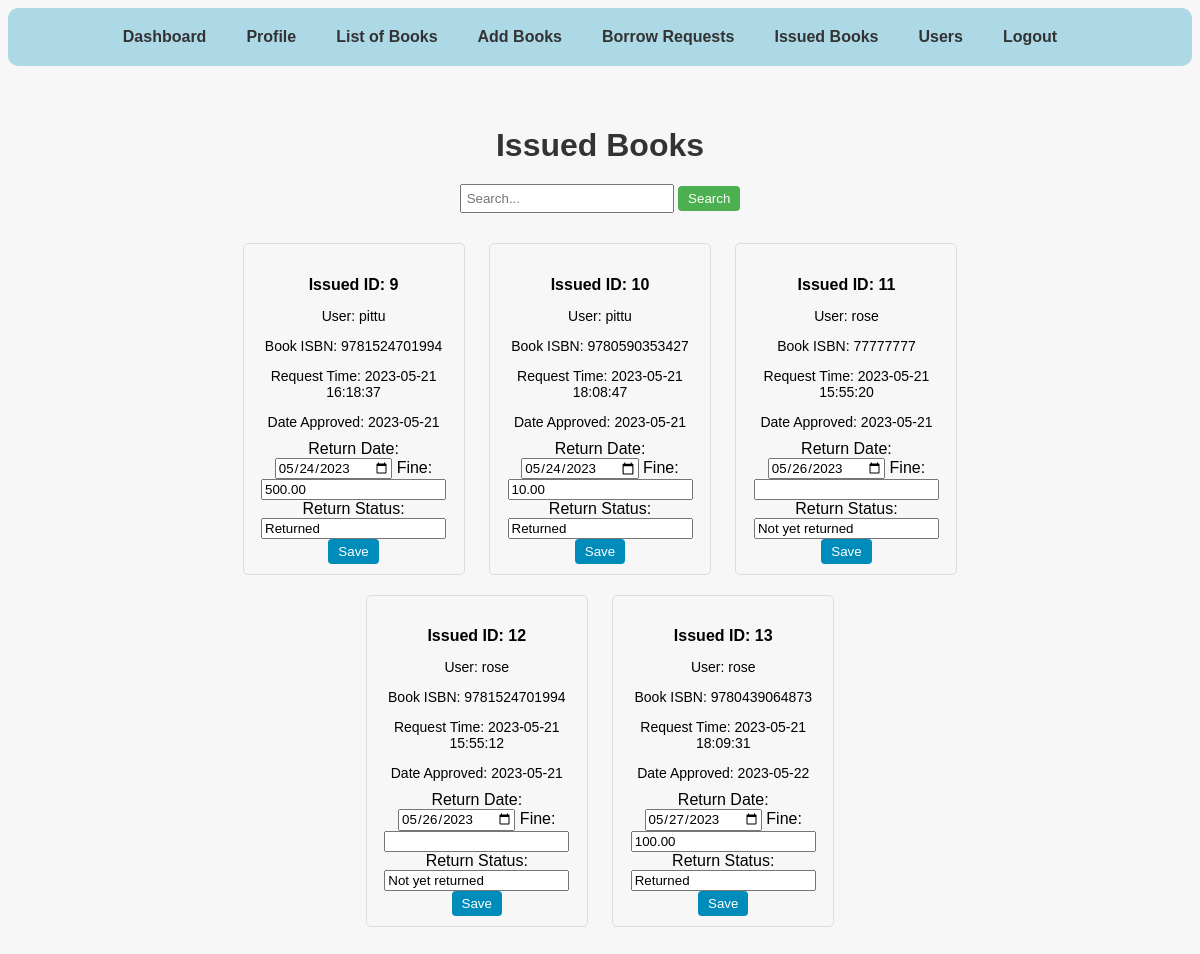
Page /admin/issuedbooks.php (signed in) on the earlier database version.
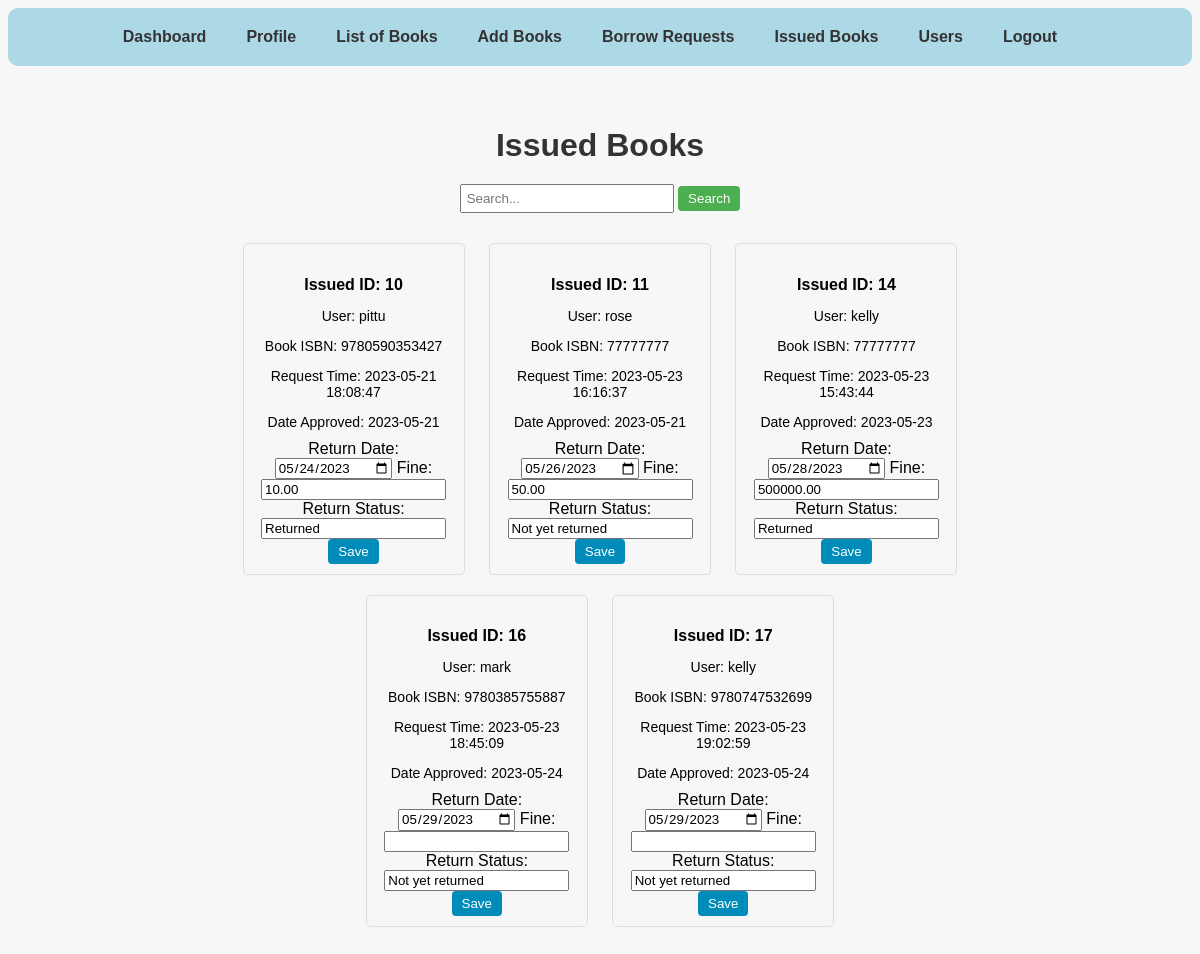
Same page on the later database version.
### tables this page shows
CREATE TABLE `issued_books` (
  `issued_id` int(191) NOT NULL,
  `user` varchar(50) DEFAULT NULL,
  `book_isbn` varchar(20) DEFAULT NULL,
  `requestTime` timestamp NOT NULL DEFAULT current_timestamp() ON UPDATE current_timestamp(),
  `dateApproved` date NOT NULL DEFAULT current_timestamp(),
  `returnDate` date DEFAULT NULL,
  `returnStatus` varchar(20) DEFAULT NULL,
  `fine` decimal(8,2) DEFAULT NULL
);

### admin/issuedbooks.php (the view, shortened to what this page needs)
<?php
include "../conn.php";
include "dash_header.php";
$issuedBooksQuery = "SELECT * FROM issued_books";
$issuedBooksResult = mysqli_query($conn, $issuedBooksQuery);
?>
<!DOCTYPE html>
<html>
<head>
</head>
<body>
    <div class="container">
        <h1>Issued Books</h1>
        <form class="search-form" method="post" action="">
            <input type="text" name="searchTerm" placeholder="Search..." class="search-input">
            <input type="submit" name="search" value="Search" class="search-button">
        </form>
        <?php while ($book = mysqli_fetch_assoc($issuedBooksResult)) { ?>
            <div class="book-card">
                <h4>Issued ID: <?php echo $book['issued_id']; ?></h4>
                <p>User: <?php echo $book['user']; ?></p>
                <p>Book ISBN: <?php echo $book['book_isbn']; ?></p>
                <p>Request Time: <?php echo $book['requestTime']; ?></p>
                <p>Date Approved: <?php echo $book['dateApproved']; ?></p>
                <form method="post" action="">
                    <label for="returnDate">Return Date:</label>
                    <input type="date" name="returnDate" value="<?php echo $book['returnDate']; ?>">
                    <label for="fine">Fine:</label>
                    <input type="number" name="fine" value="<?php echo $book['fine']; ?>">
                    <label for="returnStatus">Return Status:</label>
                    <input type="text" name="returnStatus" value="<?php echo $book['returnStatus']; ?>">
                    <input type="submit" name="edit" value="Save" class="edit-button">
                </form>
            </div>
        <?php } ?>
    </div>
</body>
</html>

Differences in the rows shown:
removed issued_books: issued_id "9", user "pittu", book_isbn "9781524701994", requestTime "2023-05-21 16:18:37", dateApproved "2023-05-21", returnDate "05/24/2023", fine "500.00", returnStatus "Returned"
removed issued_books: issued_id "12", user "rose", book_isbn "9781524701994", requestTime "2023-05-21 15:55:12", dateApproved "2023-05-21", returnDate "05/26/2023", returnStatus "Not yet returned"
removed issued_books: issued_id "13", user "rose", book_isbn "9780439064873", requestTime "2023-05-21 18:09:31", dateApproved "2023-05-22", returnDate "05/27/2023", fine "100.00", returnStatus "Returned"
changed issued_books "rose": requestTime "2023-05-21 15:55:20" → "2023-05-23 16:16:37"; fine (not shown) → "50.00"
added issued_books: issued_id "14", user "kelly", book_isbn "77777777", requestTime "2023-05-23 15:43:44", dateApproved "2023-05-23", returnDate "05/28/2023", fine "500000.00", returnStatus "Returned"
added issued_books: issued_id "16", user "mark", book_isbn "9780385755887", requestTime "2023-05-23 18:45:09", dateApproved "2023-05-24", returnDate "05/29/2023", returnStatus "Not yet returned"
added issued_books: issued_id "17", user "kelly", book_isbn "9780747532699", requestTime "2023-05-23 19:02:59", dateApproved "2023-05-24", returnDate "05/29/2023", returnStatus "Not yet returned"
